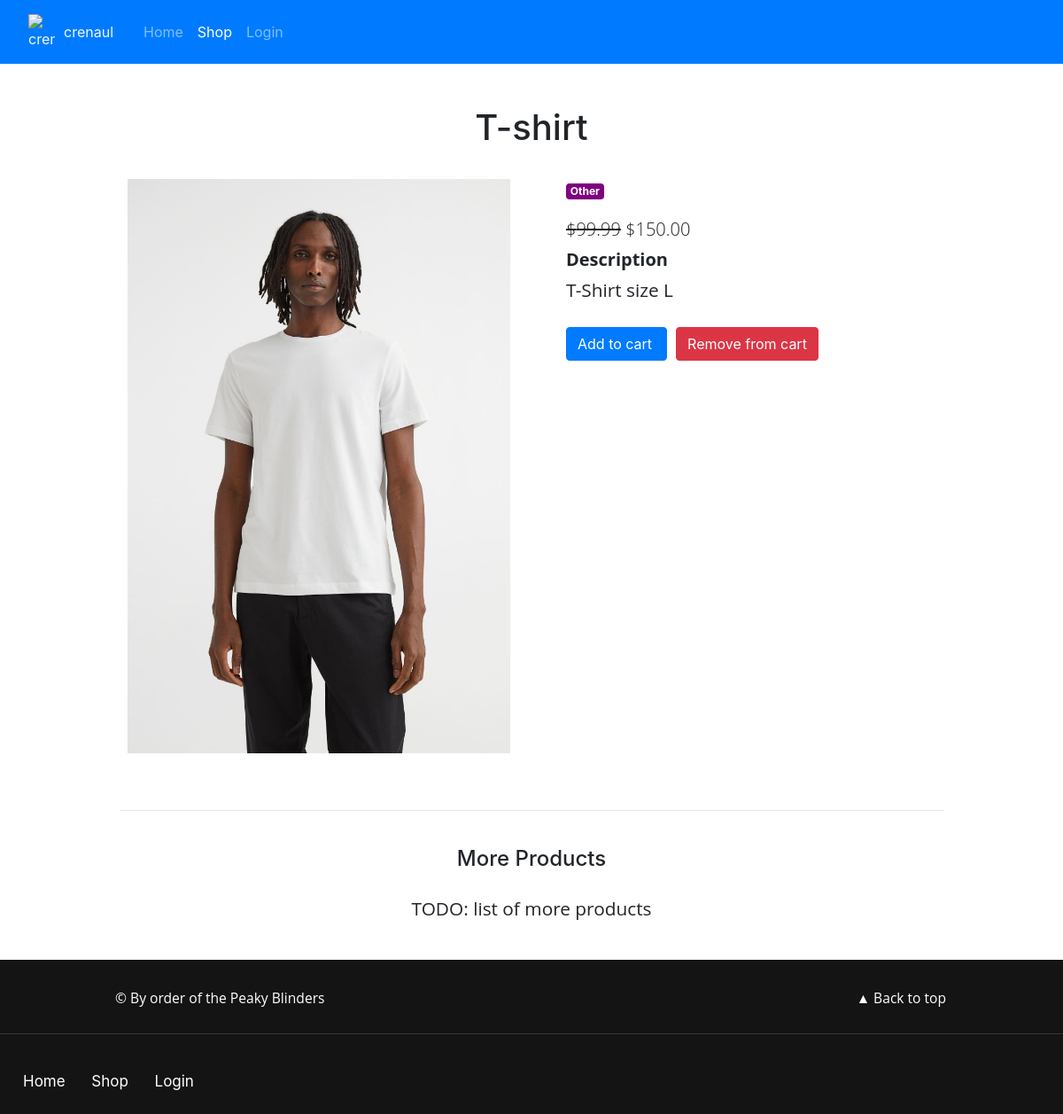
Screenshot of /shop/product/3/ with the database file from the repository.
### shop/models.py (models this page shows, shortened)
class Item(models.Model):
    title = models.CharField(max_length=100)                                                        # name of product
    category = models.CharField(choices=CATEGORY_CHOICES, max_length=50)                            # category
    label = models.CharField(choices=LABEL_CHOICES, max_length=1, blank=True, null=True)            # label (optional)
    description = models.TextField(max_length=2500)                                                 # description of product
    image = models.ImageField(upload_to='images', blank=True, null=True)                            # product image
    price = models.DecimalField(max_digits=6, decimal_places=2, default=10)                         # price of item
    discounted_price = models.DecimalField(max_digits=6, decimal_places=2, blank=True, null=True)   # discounted price (optional)
    slug = models.SlugField()                                                                       # custom slag for item website
    def get_add_to_cart_url(self):
        return reverse("add_to_cart", kwargs={
            "slug": self.slug
        })
    def get_remove_from_cart_url(self):
        return reverse("remove_from_cart", kwargs={
            "slug": self.slug
        })

### shop/views.py (the view)
# urls.py: path('shop/product/<slug>/', ItemDetailView.as_view(), name='product'),
class ItemDetailView(DetailView):
    model = Item
    template_name = 'shop/product.html'

### templates/shop/product.html (shortened to what this page needs)
{% extends 'base.html' %}
{% load static %}
{% block shop_active %} active {% endblock shop_active %}
{% block text %}
<div class="container dark-grey-text mt-5">
<h1> {{ item.title }} </h1>
<div class="row wow fadeIn">
    <div class="col-md-6 mb-4 product_image">
    {% if item.image %}
        <img src="{{ item.image.url }}" class="img-fluid" alt="">
    {% else %}
        <img src="{% static 'login/images/idk.png' %}" class="img-fluid" alt="" style='max-height: 300px;'>
    {% endif %}
    </div>
    <div class="col-md-6 mb-4">
    <div class="p-4 item-description">
        <div class="mb-3">
            <a href="">
                <span class="badge badge-secondary">{{ item.get_category_display }}</span>
            </a>
        </div>
        <p class="lead">
        {% if item.discounted_price %}
            <span class="mr-1">
                <del>${{ item.price }}</del>
                <span>${{ item.discounted_price }}</span>
            </span>
        {% else %}
            <span>${{ item.price }}</span>
        {% endif %}</span>
        </p>
        <p class="lead font-weight-bold">Description</p>
        <p>{{ item.description }}</p>
        <br>
        <form class="d-flex justify-content-left carts">
            <a href="{{ item.get_add_to_cart_url }}" class="btn btn-primary btn-md my-0 p">
                Add to cart
            </a>
            <a href="{{ item.get_remove_from_cart_url }}" class="btn btn-danger btn-md my-0 p">
                Remove from cart
            </a>
        </form>
    </div>
    </div>
</div>
<hr>
<div class="row d-flex justify-content-center wow fadeIn">
    <div class="col-md-6 text-center">
        <h4 class="my-4 h4">More Products</h4>
        <p> TODO: list of more products </p>
    </div>
</div>
</div>
{% endblock text %}

### static/login/css/index.css (style rules this page uses)
.badge-secondary { background-color: purple; }
body { margin: 0; max-width: 100%; overflow-x: hidden; }
h1, h2 { text-align: center; margin-top: 2vh; }
p, h1, h2 { margin: 0 auto; }
p { font-family: 'Open Sans', sans-serif; font-size: 1.3em; line-height: 1.7em; padding-left: 2em; padding-right: 2em; }
.item-description p { padding-left: 0px; }

### templates/shop/product.html (style rules this page uses)
h1 { padding-bottom: 10px; }
.carts a { margin-right: 10px; }
.product_image { padding: 1.5rem!important; }

### rows the page displays
Item: title "T-shirt", image (picture), category "Other", price "99.99", discounted_price "150.00", description "T-Shirt size L"
